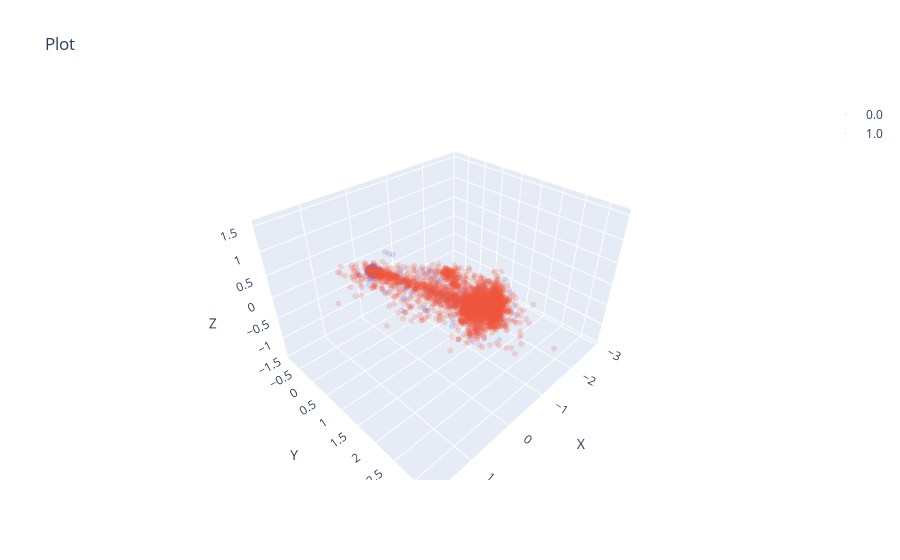

This figure's notebook cell:
### Code cell
# run_id = 'ukca8aig'
run_id = 'r2a11lv3'
run = api.run(f"{entity}/{project}/{run_id}")
folder_path = '../../src/wandb/'
cfg = OmegaConf.create(run.config)
folder_list = glob.glob(f"{folder_path}*{run.id}*")
ckpt_files = glob.glob(f"{folder_list[0]}/files/*.ckpt")
ckpt_path = ckpt_files[0]
# data_path2 = os.path.join(cfg., cfg.data.name + cfg.data.filetype)
# data = np.load(data_path2, allow_pickle=True)
# x_tensor = torch.tensor(data['data'], dtype=torch.float32, device=model.device)
# x_tensor_normalized = model.normalize(x_tensor)
cfg.data.root = '../' + cfg.data.root
# trainloader, valloader, X, phate_coords, colors, preprocessor = load_data(cfg)
model = Autoencoder.load_from_checkpoint(ckpt_path)
# cfg.dimensions.data = X.shape[1]
# cfg.training.mode = 'end2end'
# model = Autoencoder(cfg, preprocessor)
# model = Autoencoder.load_from_checkpoint(ckpt_path, preprocessor=preprocessor)
data = np.load(f"{cfg.data.root}/{cfg.data.name}{cfg.data.filetype}", allow_pickle=True)
with torch.no_grad():
    model.eval()
    x = torch.tensor(data['data'], dtype=torch.float32, device=model.device)
    z = model.encoder(x)
    xh = model.decoder(z)
zc = z.cpu().numpy()
scatter(zc, data['mask_x'], s=2, alpha=0.2)

### Figure 1 — Plotly figure (JSON) as saved in the notebook; plotly's stock layout.template omitted (floating-point values rounded to 4 significant figures; data arrays with more than 128 entries replaced by an {"elided": "..."} marker saying what was removed)
{"data": [{"marker": {"color": 0, "colorscale": [[0, "#440154"], [0.1111, "#482878"], [0.2222, "#3e4989"], [0.3333, "#31688e"], [0.4444, "#26828e"], [0.5556, "#1f9e89"], [0.6667, "#35b779"], [0.7778, "#6ece58"], [0.8889, "#b5de2b"], [1, "#fde725"]], "opacity": 0.2, "size": 2}, "mode": "markers", "name": "0.0", "type": "scatter3d", "x": {"elided": "1200 float values"}, "y": {"elided": "1200 float values"}, "z": {"elided": "1200 float values"}}, {"marker": {"color": 1, "opacity": 0.2, "size": 2}, "mode": "markers", "name": "1.0", "type": "scatter3d", "x": {"elided": "3000 float values"}, "y": {"elided": "3000 float values"}, "z": {"elided": "3000 float values"}}], "layout": {"scene": {"xaxis": {"title": {"text": "X"}}, "yaxis": {"title": {"text": "Y"}}, "zaxis": {"title": {"text": "Z"}}}, "showlegend": true, "title": {"text": "Plot"}}}
